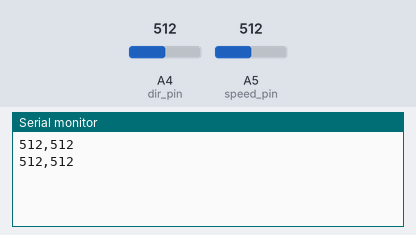
Bench run of a sketch on a simulated Arduino Uno, built with avr-gcc and run on an emulated ATmega328P. On the bench: the last lines printed to the serial monitor. The inputs (shaded band) are chosen by the test bench; at power-on: A4 (dir_pin) = 512, A5 (speed_pin) = 512.

Above: at 1.8 s.
1.9 s: A4 (dir_pin) set to 716
At 2.8 s:
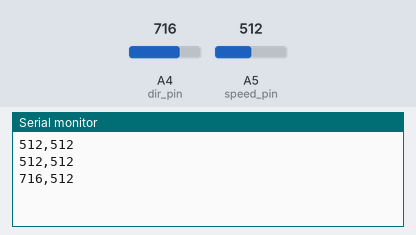
3.4 s: A5 (speed_pin) set to 716
At 4.3 s:
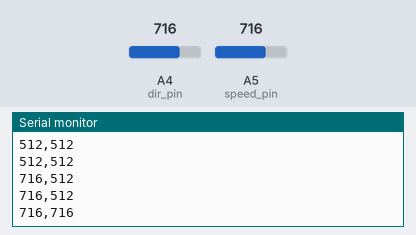
4.9 s: A4 (dir_pin) set to 900
At 5.8 s:
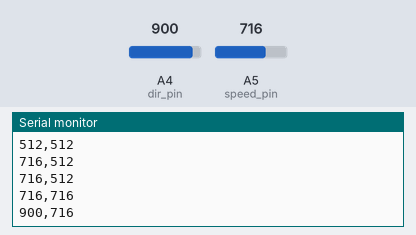
6.4 s: A5 (speed_pin) set to 900
At 7.8 s:
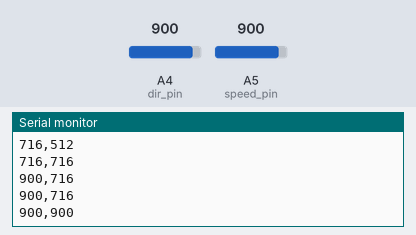
Timing chart, 0 to 8.9 s (numbered marks = the images above; inputs shaded):
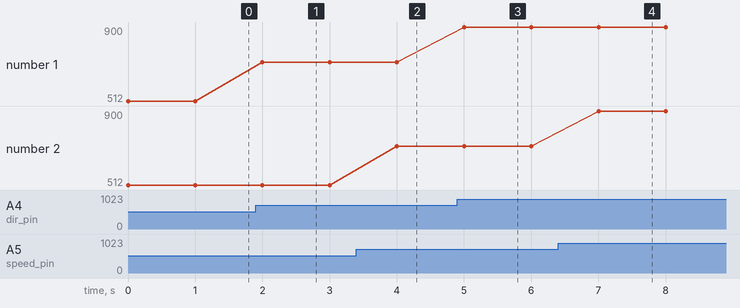

Measured:
- after the input at 1.9 s, the serial monitor: prints a new line after 0.10 s (image 1)
- after the input at 3.4 s, the serial monitor: prints a new line after 0.60 s (image 2)
- after the input at 4.9 s, the serial monitor: prints a new line after 0.10 s (image 3)
- after the input at 6.4 s, the serial monitor: prints a new line after 0.60 s (image 4)
- plotted number 1: 512 → 716 after the input at 1.9 s, 716 → 900 after the input at 4.9 s

The sketch:

Wind_Speed_And_Direction.ino
```cpp
/* Elation Sports Technologies LLC
 * 6 Apr 2022
 *
 * Wind Speed and Direction
 *
 * Wind direction sensor:
 * https://www.amazon.com/gp/product/B082YC65W2/ref=ppx_yo_dt_b_search_asin_title?ie=UTF8&th=1
 *
 * Wind speed sensor:
 * https://www.amazon.com/gp/product/B01MZAO4BZ/ref=ppx_yo_dt_b_search_asin_title?ie=UTF8&psc=1
 *
 */

int speed_pin = A5;
int dir_pin = A4;
int speed_val = 0;
int dir_val = 0;

const int delay_msec = 1000;

void setup() {
  Serial.begin(9600);
}

void loop() {
  speed_val = analogRead(speed_pin);
  dir_val = analogRead(dir_pin);

  Serial.println(String(dir_val) + "," + String(speed_val));

  delay(delay_msec);
}
```
